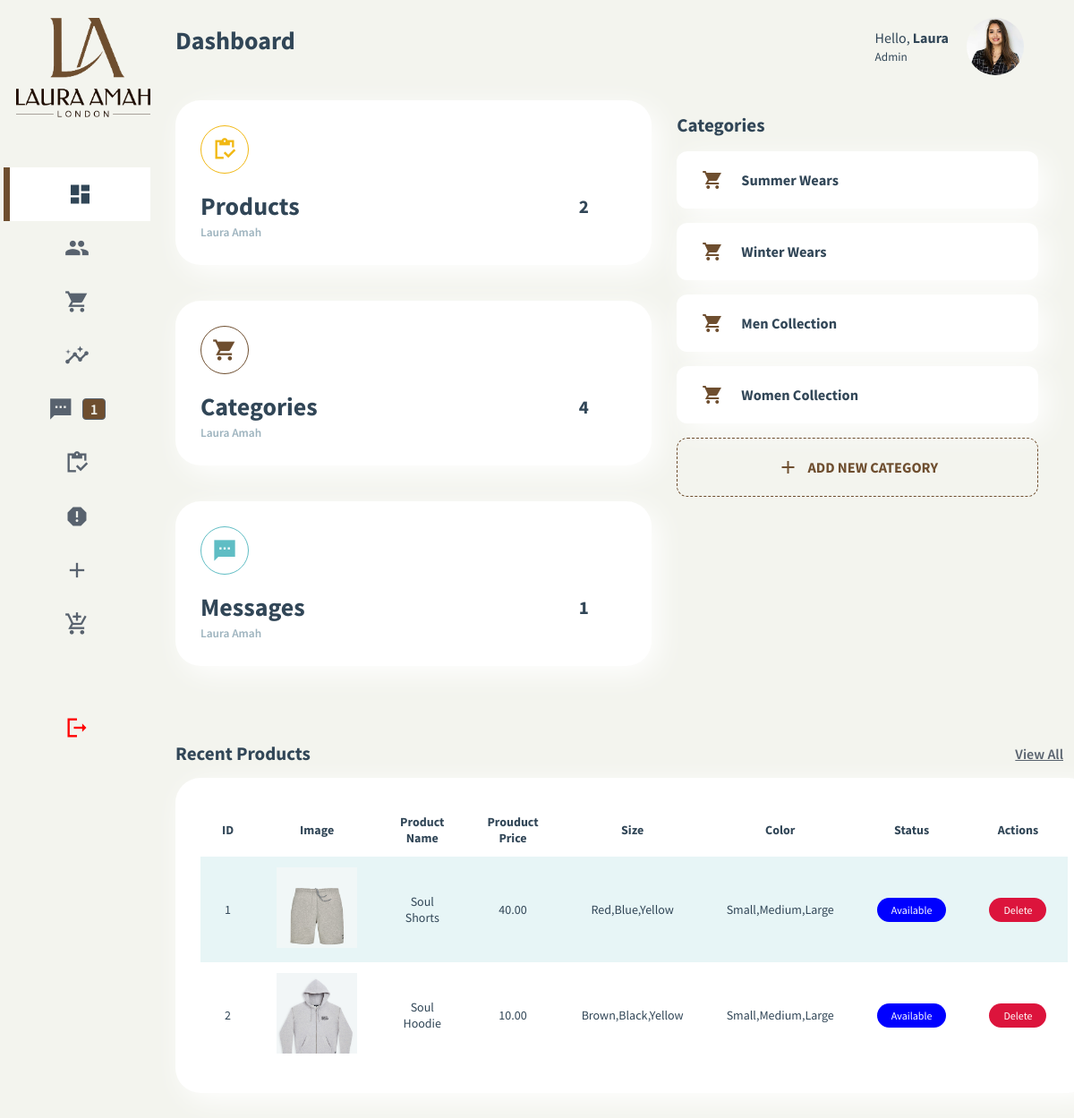
Screenshot of /admin/dashboard.php with the database file from the repository.
### tables this page shows
CREATE TABLE `soul_products` (
  `id` int(11) NOT NULL,
  `p_name` varchar(255) NOT NULL,
  `p_price` decimal(6,2) NOT NULL,
  `p_keyword` varchar(255) NOT NULL,
  `p_categories` varchar(255) NOT NULL,
  `p_size` varchar(255) NOT NULL,
  `p_color` varchar(255) NOT NULL,
  `p_material` varchar(255) NOT NULL,
  `p_type` varchar(255) NOT NULL,
  `p_descrip` longtext NOT NULL,
  `cover_image` varchar(255) NOT NULL,
  `status2` tinyint(4) NOT NULL
);

CREATE TABLE `soul_category` (
  `id` int(11) NOT NULL,
  `product_category` varchar(255) NOT NULL,
  `category_image` varchar(255) NOT NULL
);

### admin/dashboard.php (the view, shortened to what this page needs)
<?php
include "includes/db.php";
$products = "SELECT * FROM `soul_products`";
$products_query = $mysqli -> query($products);
$categories = "SELECT * FROM `soul_category`";
$category_query = $mysqli -> query($categories);
$products = "SELECT * FROM soul_products";
$team_real2 = mysqli_query($mysqli, $products);
$team_count = mysqli_num_rows($team_real2);
$categories = "SELECT * FROM soul_category";
$project_result = mysqli_query($mysqli, $categories);
$project_count = mysqli_num_rows($project_result);
$messages = "SELECT * FROM soul_message where status2 = '1'";
$messages_result = mysqli_query($mysqli, $messages);
$messages_count = mysqli_num_rows($messages_result);
$messages_dashboard = "SELECT * FROM soul_message where status2 = '1'";
$messages_result_dashboard = mysqli_query($mysqli, $messages_dashboard);
$messages_count_dashboard = mysqli_num_rows($messages_result_dashboard);
?>
<!DOCTYPE html>
<html lang="en">
    <head>
        <link rel="stylesheet" href="css/styles.css" />
        <link rel="stylesheet" href="css/styles-responsive.css" />
    </head>
    <body class="customers">
        <div class="dashboard-container">
            <aside class="main-sidebar">
                <header class="aside-header">
                    <div class="brand">
                        <img src="images/soul.png" alt="Logo" />
                    </div>
                </header>
                <div class="sidebar" id="sidebar">
                    <ul class="list-items">
                        <li class="item">
                            <a href="dashboard.php" class="active">
                                <span class="material-icons-sharp">
                                </span>
                            </a>
                        </li>
                        <li class="item">
                            <a href="customers.php">
                                <span class="material-icons-sharp">
                                </span>
                            </a>
                        </li>
                        <li class="item">
                            <a href="categories.php">
                                <span class="material-icons-sharp">
                                </span>
                            </a>
                        </li>
                        <li class="item">
                            <a href="orders.php">
                                <span class="material-icons-sharp">
                                </span>
                            </a>
                        </li>
                        <li class="item">
                            <a href="messages.php">
                                <span class="material-icons-sharp">
                                </span>
                                <span class="message-count"><?php echo $messages_count ?></span>
                            </a>
                        </li>
                        <li class="item">
                            <a href="products.php">
                                <span class="material-icons-sharp">
                                </span>
                            </a>
                        </li>
                        <li class="item">
                            <a href="reviews.php">
                                <span class="material-icons-sharp">
                                </span>
                            </a>
                        </li>
                        <li class="item">
                            <a href="addproduct.php">
                                <span class="material-icons-sharp"> add </span>
                            </a>
                        </li>
                        <li class="item">
                            <a href="addcategory.php">
                                <span class="material-icons-sharp"> add_shopping_cart </span>
                            </a>
                        </li>
                        <li class="item">
                            <a href="#">
                                <span class="material-icons-sharp">
                                </span>
                            </a>
                        </li>
                    </ul>
                </div>
            </aside>
            <main class="main-container">
                <h1 class="main-title">Dashboard</h1>
                <div class="insights">
                    <div class="card">
                        <div class="card-container">
                            <div class="card-header">
                                <span class="material-icons-sharp">
                                </span>
                            </div>
                            <div class="card-body">
                                <div class="card-info">
                                    <h1>Products</h1>
                                </div>
                                <div class="card-progress">
                                    <div class="percentage">
                                        <h2><?php echo $team_count ?></h2>
                                    </div>
                                </div>
                            </div>
                            <div class="card-footer">
                                <small>Laura Amah</small>
                            </div>
                        </div>
                    </div>
                    <div class="card">
                        <div class="card-container">
                            <div class="card-header">
                                <span class="material-icons-sharp">
                                </span>
                            </div>
                            <div class="card-body">
                                <div class="card-info">
                                    <h1>Categories</h1>
                                </div>
                                <div class="card-progress">
                                    <div class="percentage">
                                        <h2><?php echo $project_count ?></h2>
                                    </div>
                                </div>
                            </div>
                            <div class="card-footer">
                                <small>Laura Amah</small>
                            </div>
                        </div>
                    </div>
                    <div class="card">
                        <div class="card-container">
                            <div class="card-header">
                                <span class="material-icons-sharp">
                                </span>
                            </div>
                            <div class="card-body">
                                <div class="card-info">
                                    <h1>Messages</h1>
                                </div>
                                <div class="card-progress">
                                    <div class="percentage">
                                        <h2><?php echo $messages_count_dashboard ?></h2>
                                    </div>
                                </div>
                            </div>
                            <div class="card-footer">
                                <small>Laura Amah</small>
                            </div>
                        </div>
                    </div>
                </div>
                <section class="recent-orders">
                    <div class="ro-title">
                        <h2 class="recent-orders-title">Recent Products</h2>
                        <a href="#" class="show-all">View All</a>
                    </div>
                    <table>
                        <thead>
                            <tr>
                                <th>ID</th>
                                <th>Image</th>
                                <th>Product Name</th>
                                <th>Prouduct Price</th>
                                <th>Size</th>
                                <th>Color</th>
                                <th>Status</th>
                                <th colspan="2">Actions</th>
                            </tr>
                        </thead>
                        <tbody>
                            <?php while($row = $products_query -> fetch_assoc()) { ?>
                                <tr>
                                    <td><?php echo $row['id'] ?></td>
                                    <td><img src="images/products/covers/<?php echo $row['cover_image'] ?>"alt=""width="100%"></td>
                                    <td><?php echo $row['p_name'] ?></td>
                                    <td><?php echo $row['p_price'] ?></td>
                                    <td><?php echo $row['p_size'] ?></td>
                                    <td><?php echo $row['p_color']?></td>
                                    <td>
                                        <?php
                                            if($row['status2'] == 1){
                                                echo "<a href='?type=status2&operation=deactive&id=".$row['id']."' class='status completed'>Available</a>";
                                            } else {
                                                echo "<a href='?type=status2&operation=active&id=".$row['id']."' class='status pending'>Unavailable</a>";
                                            }
                                        ?>
                                    </td>
                                    <td><a href="products.php?id=<?php echo $row['id']; ?>" class="status pending">Delete</a></td>
                                </tr>
                            <?php } ?>
                        </tbody>
                    </table>
                </section>
            </main>
            <aside class="extrabar">
                <header class="header-right">
                    <div class="profile">
                        <div class="profile-info">
                            <p>Hello, <strong>Laura</strong></p>
                            <small>Admin</small>
                        </div>
                        <div class="profile-image">
                            <img src="images/team-4.jpg" alt="" width="100%" />
                        </div>
                    </div>
                </header>
                <div class="analytics">
                    <h2>Categories</h2>
                        <?php while($row = $category_query -> fetch_assoc()) { ?>
                            <div class="order direct">
                                <div class="order-icon">
                                    <span class="material-icons-sharp">
                                    </span>
                                </div>
                                <div class="order-details">
                                    <div class="info">
                                        <h3><?php echo $row['product_category'] ?></h3>
                                    </div>
                                </div>
                            </div>
                        <?php } ?>
                    <a class="new-product" href="addcategory.php">
                        <span class="material-icons-sharp"> add </span>
                        <h3>Add New Category</h3>
                    </a>
                </div>
            </aside>
        </div>
    </body>
</html>

### admin/css/styles-responsive.css (style rules this page uses)
@media screen and (max-width: 1200px) { .dashboard-container { grid-template-columns: 1fr 6fr 5fr; gap: 2rem; } }
@media screen and (max-width: 1200px) { .main-sidebar { width: auto; padding-left: 4px; } }
@media screen and (max-width: 1200px) { .main-container .insights { grid-template-columns: 1fr; } }
@media screen and (max-width: 1200px) { .main-container .recent-orders { position: absolute; width: 85%; padding-bottom: 4rem; } }
@media screen and (max-width: 1200px) { .aside-header .brand { padding-left: 1rem; } }
@media screen and (max-width: 1200px) { .sidebar .item span:not(.material-icons-sharp) { display: none; } }
@media screen and (max-width: 1200px) { .sidebar .item span.message-count { display: flex; } }
@media screen and (max-width: 1200px) { .list-items .item a { gap: 10px; padding: 16px; display: flex; justify-content: center; align-items: center; } }
@media screen and (max-width: 1200px) { .list-items li:last-child { position: initial; margin-top: 4rem; } }

### rows the page displays
soul_products: id "1", cover_image (picture), p_name "Soul Shorts", p_price "40.00", p_size "Red,Blue,Yellow", p_color "Small,Medium,Large"
soul_products: id "2", cover_image (picture), p_name "Soul Hoodie", p_price "10.00", p_size "Brown,Black,Yellow", p_color "Small,Medium,Large"
soul_category: product_category "Summer Wears"
soul_category: product_category "Winter Wears"
soul_category: product_category "Men Collection"
soul_category: product_category "Women Collection"

### other values shown
$messages_count "1"
$team_count "2"
$project_count "4"
$messages_count_dashboard "1"
